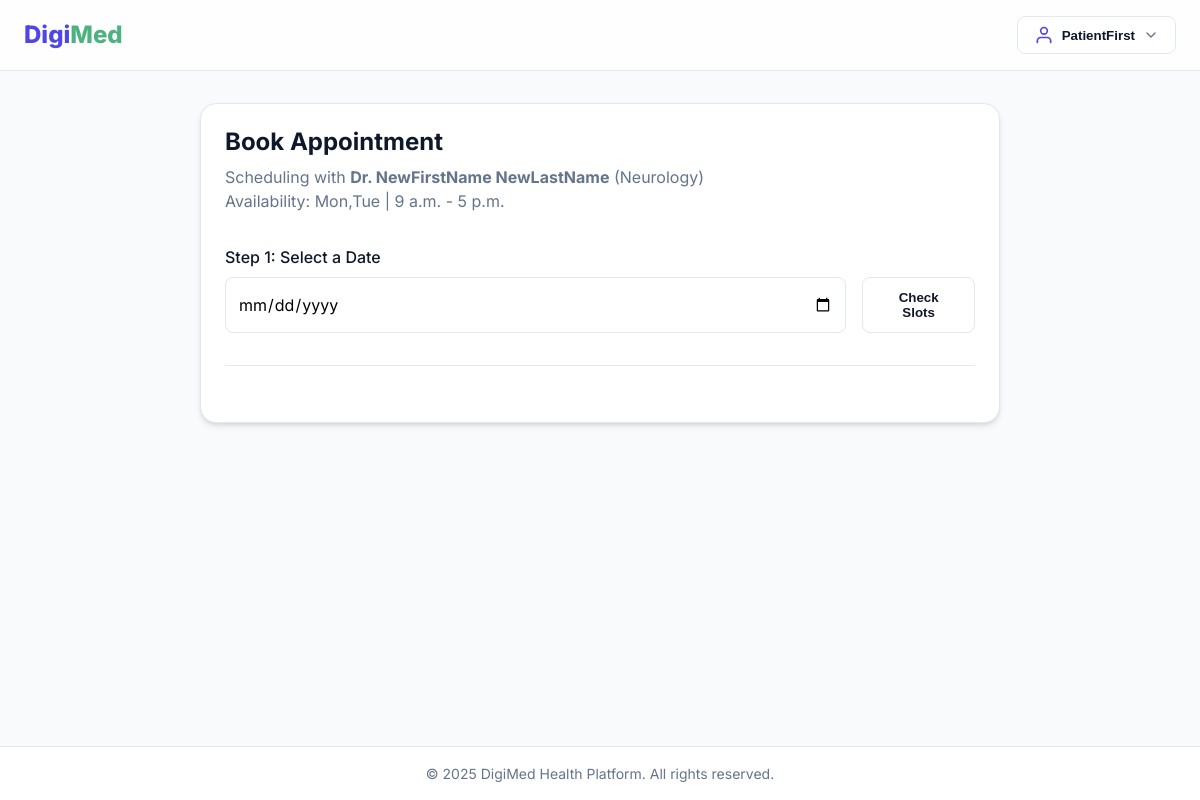
Page /auth/book/24/ (signed in) on the earlier database version.
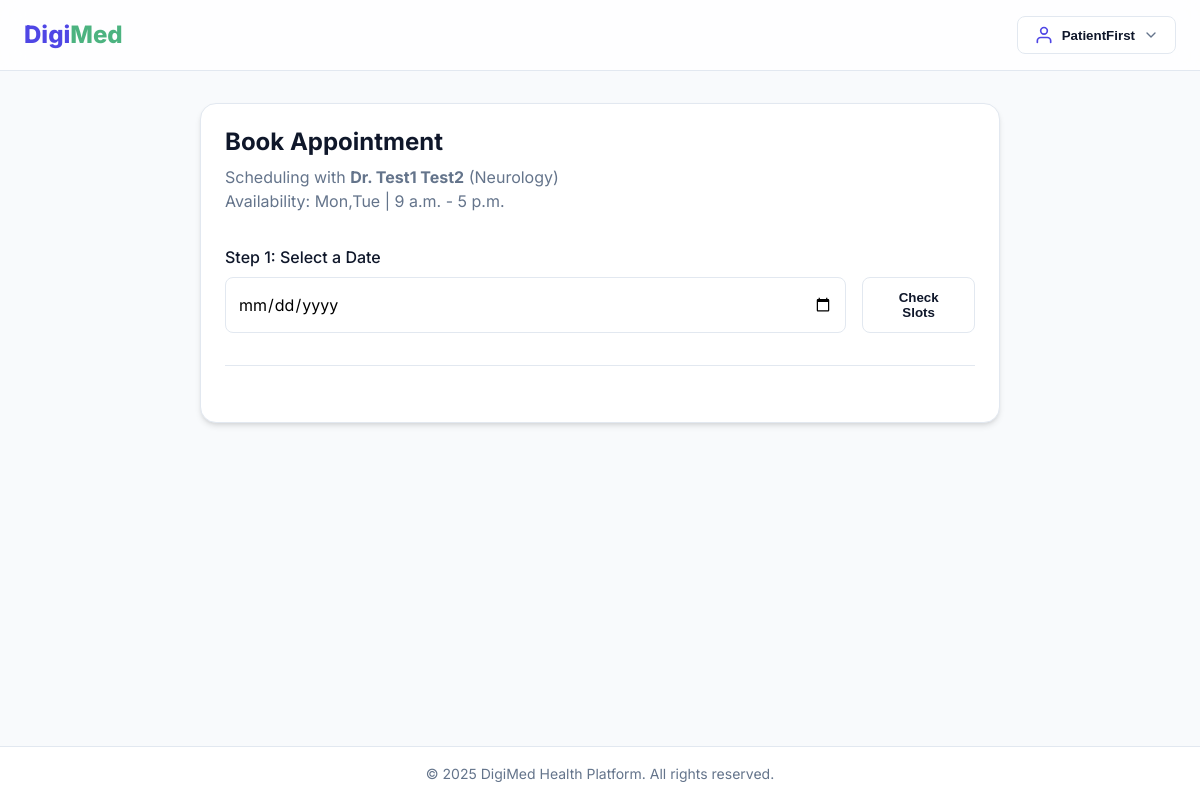
Same page on the later database version.
### users/models.py (models this page shows, shortened)
class User(AbstractUser):
    IS_PATIENT = 'patient'
    IS_DOCTOR = 'doctor'
    IS_ADMIN = 'admin'
    ROLE_CHOICES = [
        (IS_PATIENT, 'Patient'),
        (IS_DOCTOR, 'Doctor'),
        (IS_ADMIN, 'Admin'),
    ]
    role = models.CharField(max_length=10, choices=ROLE_CHOICES, default=IS_PATIENT)
    def is_doctor(self):
        return self.role == self.IS_DOCTOR
    def is_patient(self):
        return self.role == self.IS_PATIENT

### users/views.py (the view, shortened to what this page needs)
# urls.py: path('book/<int:doctor_id>/', views.book_appointment, name='book_appointment'),
@login_required
def book_appointment(request, doctor_id):
    if not request.user.is_patient():
        return redirect('home')
    try:
        doctor_user = User.objects.get(pk=doctor_id)
        doctor_profile = doctor_user.doctor_profile
    except User.DoesNotExist:
        return redirect('patient_dashboard')
    slots = []
    selected_date = request.GET.get('date')
    return render(request, 'users/book_appointment.html', {
        'doctor': doctor_user,
        'profile': doctor_profile,
        'slots': slots,
        'selected_date': selected_date
    })

### users/models.py (called while the page is built)
    def __str__(self):
        return self.name

### templates/users/book_appointment.html (shortened to what this page needs)
{% extends 'base.html' %}
{% block content %}
<div style="max-width: 800px; margin: 0 auto;">
    <div class="card">
        <h2 style="margin-bottom: 0.5rem;">Book Appointment</h2>
        <p style="margin-bottom: 2rem; color: var(--text-muted);">
            Scheduling with <strong>Dr. {{ doctor.first_name }} {{ doctor.last_name }}</strong> ({{ profile.specialization }})
            <br>
            Availability: {{ profile.working_days }} | {{ profile.start_time }} - {{ profile.end_time }}
        </p>
        <form method="get" id="dateForm"
            style="margin-bottom: 2rem; padding-bottom: 2rem; border-bottom: 1px solid var(--border);">
            <label class="form-label">Step 1: Select a Date</label>
            <div style="display: flex; gap: 1rem;">
                <input type="date" name="date" class="form-control" value="{{ selected_date }}" required
                    min="{% now 'Y-m-d' %}" onchange="this.form.submit()">
                <button type="submit" class="btn btn-secondary">Check Slots</button>
            </div>
        </form>
    </div>
</div>
{% endblock %}

Differences in the rows shown:
changed User: first_name "NewFirstName" → "Test1"; last_name "NewLastName" → "Test2"
